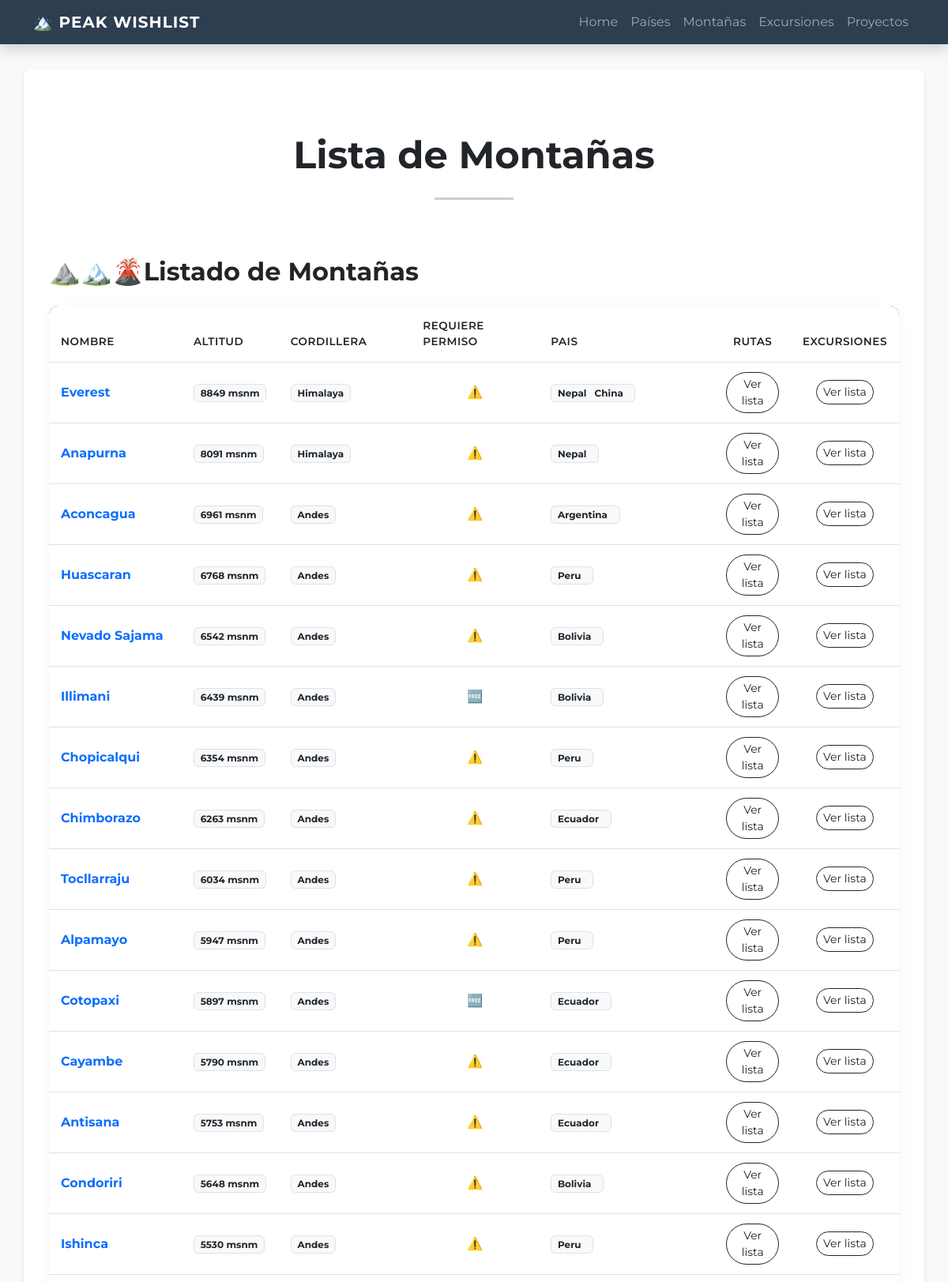
/montana/ (upper part), run on the app's committed database.
### peak_wishlist/models.py (models this page shows, shortened)
class Montana(models.Model):
    nombre = models.CharField(max_length= 50, null=False, blank=False)
    altitud = models.PositiveIntegerField(null=False, blank=False)
    cordillera = models.CharField(max_length=50, null=True, blank=True)
    pais = models.ManyToManyField(Pais, related_name="montanas")
    provincia_estado_departamento_region = models.CharField(max_length=50, blank=False)
    requiere_permiso = models.BooleanField(default=False)
    parque = models.ForeignKey(Parque, null=True, blank=True, on_delete=models.PROTECT)
    class Meta:
        verbose_name="Montaña"
        verbose_name_plural="Montañas"

class Pais(models.Model):
    class Continente(models.TextChoices):
        AMERICA = 'America'
        EUROPA = 'Europa'
        AFRICA = 'Africa'
        OCEANIA = 'Oceania'
        ASIA = 'Asia'
    nombre = models.CharField(max_length= 50)
    continente = models.CharField(max_length=20, choices=Continente.choices, null=False)
    class Meta:
        verbose_name="Pais"
        verbose_name_plural="Paises"

### peak_wishlist/views.py (the view)
# urls.py: path('montana/', views.montanas ,  name='montanas'),
def montanas(request, pais_id=None):
    if pais_id:
        pais =  models.Pais.objects.get(id =pais_id)
        query = models.Montana.objects.filter(pais=pais).order_by('-altitud')
        extension_titulo = f" en {pais.nombre}"
    else:
        query = models.Montana.objects.all().order_by('-altitud')
        extension_titulo = " "
    return render(request, "peak_wishlist/montana.html", {'montanas': query, "extension_titulo": extension_titulo})

### peak_wishlist/templates/peak_wishlist/montana.html (shortened to what this page needs)
{% extends 'peak_wishlist/base.html' %}
{% block contenido  %}
<div class="text-center py-5">
    <h3 class="display-5 fw-bold text-dark">Lista de Montañas</h3>
    <hr class="my-4 mx-auto" style="width: 100px; border-top: 3px solid #2c3e50;">
</div>
<h2 class="mb-4 text-dark fw-bold">⛰️🏔️🌋Listado de Montañas {{ extension_titulo }}</h2>
<div class="table-container-custom table-responsive">
    <table class="table table-custom mb-0">
        <thead>
            <tr>
                <th>Nombre</th>
                <th>Altitud</th>
                <th>Cordillera</th>
                <th>Requiere Permiso</th>
                <th>Pais</th>
                <th class="text-center">Rutas</th>
                <th class="text-center">Excursiones</th>
            </tr>
        </thead>
        <tbody>
            {% for montana in montanas %}
            <tr>
                <td class="fw-bold text-primary">{{ montana.nombre }}</td>
                <td>
                    <span class="badge bg-light text-dark border">
                        {{ montana.altitud }} msnm
                    </span>
                </td>
                <td>
                    <span class="badge bg-light text-dark border">
                        {{ montana.cordillera }}
                    </span>
                </td>
                <td class="text-center">
                    {% if montana.requiere_permiso %}
                        ⚠️
                    {% else %}
                        🆓
                    {% endif %}
                </td>
                <td>
                    <span class="badge bg-light text-dark border">
                        {% for pais in montana.pais.all %}
                            {{ pais.nombre }} &nbsp;
                        {% endfor %}
                    </span>
                </td>
                <td class="text-center">
                    <a href="#" class="btn btn-sm btn-outline-dark rounded-pill">Ver lista</a>
                </td>
                <td class="text-center">
                    <a href="#" class="btn btn-sm btn-outline-dark rounded-pill">Ver lista</a>
                </td>
            </tr>
            {% empty %}
            <tr>
                <td colspan="5" class="text-center py-4 text-muted">
                    No hay países registrados todavía.
                </td>
            </tr>
            {% endfor %}
        </tbody>
    </table>
</div>
{% endblock contenido  %}

### peak_wishlist/templates/peak_wishlist/base.html (style rules this page uses)
body { font-family: 'Montserrat', sans-serif; background-color: #f8f9fa; }
.table-container-custom { background: white; border-radius: 12px; overflow: hidden; box-shadow: 0 4px 15px rgba(0,0,0,0.05); }
.table-custom thead { background-color: #2c3e50; color: white; }
.table-custom th { font-weight: 600; text-transform: uppercase; font-size: 0.85rem; letter-spacing: 0.5px; padding: 15px !important; }
.table-custom td { padding: 12px 15px !important; vertical-align: middle; }

### data on the page
Montana: nombre "Everest", altitud "8849", cordillera "Himalaya"
Pais: nombre "Nepal"
Pais: nombre "China"
Montana: nombre "Anapurna", altitud "8091", cordillera "Himalaya"
Montana: nombre "Aconcagua", altitud "6961", cordillera "Andes"
Pais: nombre "Argentina"
Montana: nombre "Huascaran", altitud "6768", cordillera "Andes"
Pais: nombre "Peru"
Montana: nombre "Nevado Sajama", altitud "6542", cordillera "Andes"
Pais: nombre "Bolivia"
Montana: nombre "Illimani", altitud "6439", cordillera "Andes"
Montana: nombre "Chopicalqui", altitud "6354", cordillera "Andes"
Montana: nombre "Chimborazo", altitud "6263", cordillera "Andes"
Pais: nombre "Ecuador"
Montana: nombre "Tocllarraju", altitud "6034", cordillera "Andes"
Montana: nombre "Alpamayo", altitud "5947", cordillera "Andes"
Montana: nombre "Cotopaxi", altitud "5897", cordillera "Andes"
Montana: nombre "Cayambe", altitud "5790", cordillera "Andes"
Montana: nombre "Antisana", altitud "5753", cordillera "Andes"
Montana: nombre "Condoriri", altitud "5648", cordillera "Andes"
Montana: nombre "Ishinca", altitud "5530", cordillera "Andes"
